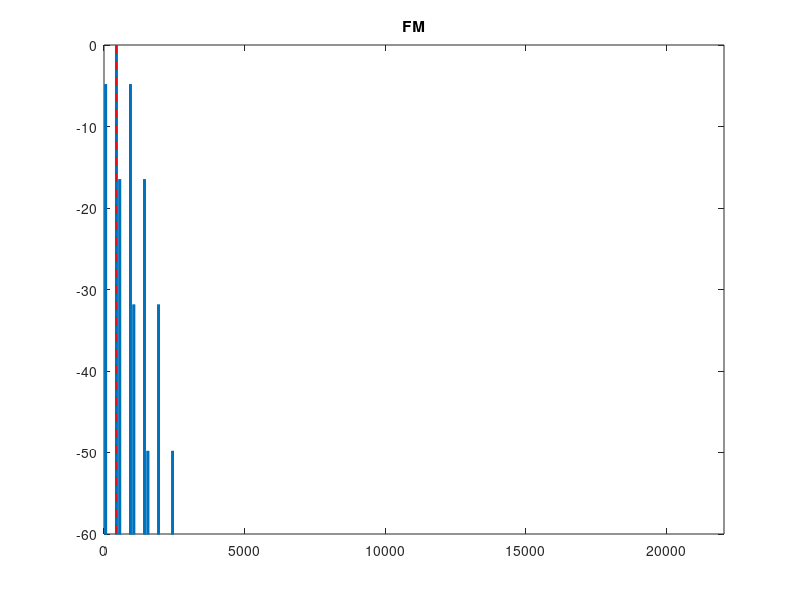

This figure's MATLAB source: (Note: this script raises an error after producing the figure.)
addpath(genpath('../proofOfConcept/'))

fs = 44100;
dur = 1;

N = fs*dur;
T = 1/fs;
nT = 0:T:(dur-T);

f_c = 440;
x = sin(2*pi*f_c*nT);

% TVAPF parameters
f_pi = f_c; %   f_pi: the frequency at which the phase is -pi
f_m = 500;  %   f_m: frequency of modulation

% this is close to equal
f_b = 1;    %   f_b: the bandwidth of the generated sidebands
M = 1;      %   M: modulation depth
I = 0.01;   %   FM: index of modulation

f_b = 80;    %   f_b: the bandwidth of the generated sidebands
M = 700;      %   M: modulation depth
I = 1;   %   FM: index of modulation


% FFT parameters
Nfft = N;
faxis = (fs/2)*linspace(0, 1, Nfft/2+1);

%% FM

yfm = cos(2*pi*f_c*nT + I*sin(2*pi*f_m*nT));
YFM = fft(yfm, Nfft);
YFMPos = YFM(1:Nfft/2+1);
YFMPosAbsdB0 = 20*log10(abs(YFMPos)/max(abs(YFMPos)));

figure
plot(faxis, YFMPosAbsdB0, 'linewidth', 2)
hold on
plot([f_c f_c], [-60 0], 'r--');
% for i=1:5
%     fout1 = f_c+(i*f_m);
%     % aliased sidebands
%     if fout1 > fs/2
%         fout1 = (fs/2) - (fout - fs/2);
%     end
%     plot([fout1 fout1], [-60 0], 'g--');
%     
%     fout2 = f_c-(i*f_m);
%     % aliased sidebands
%     if fout2 < 0
%         fout2 = -1*fout2;
%     end
%     plot([fout2 fout2], [-60 0], 'm--');
% end
xlim([faxis(1) faxis(end)])
ylim([-60 0])
title('FM');

%% TVAPF
y = TVAPF2(x, f_pi, f_b, M, f_m, fs);
Y = fft(y, Nfft);
YPos = Y(1:Nfft/2+1);
YPosAbsdB = 20*log10(abs(YPos)/max(abs(YPos)));

figure
plot(faxis, YPosAbsdB, 'linewidth', 2)
hold on
plot([f_c f_c], [-60 0], 'r--');
% for i=1:5
%     fout1 = f_c+(i*f_m);
%     % aliased sidebands
%     if fout1 > fs/2
%         fout1 = (fs/2) - (fout - fs/2);
%     end
%     plot([fout1 fout1], [-60 0], 'g--');
%     
%     fout2 = f_c-(i*f_m);
%     % aliased sidebands
%     if fout2 < 0
%         fout2 = -1*fout2;
%     end
%     plot([fout2 fout2], [-60 0], 'm--');
% end
xlim([faxis(1) faxis(end)])
ylim([-60 0])
title('TV APF');

